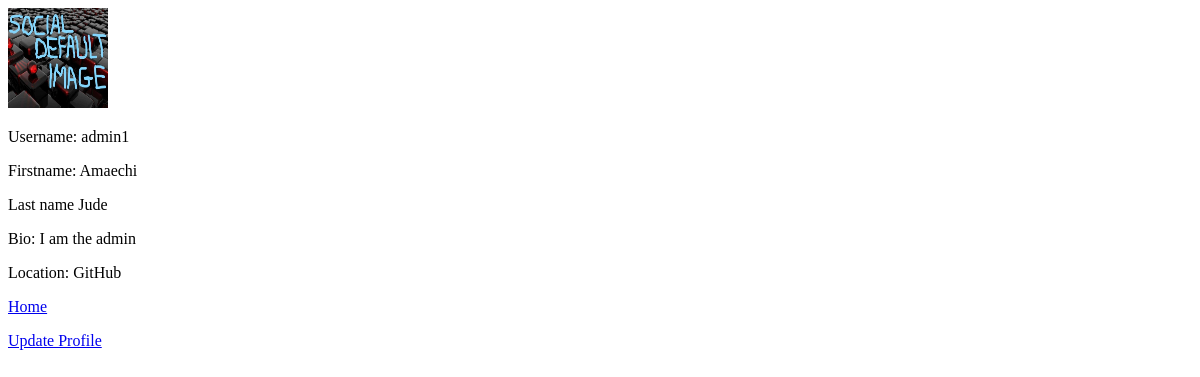
The app's page /details (signed in), older data.
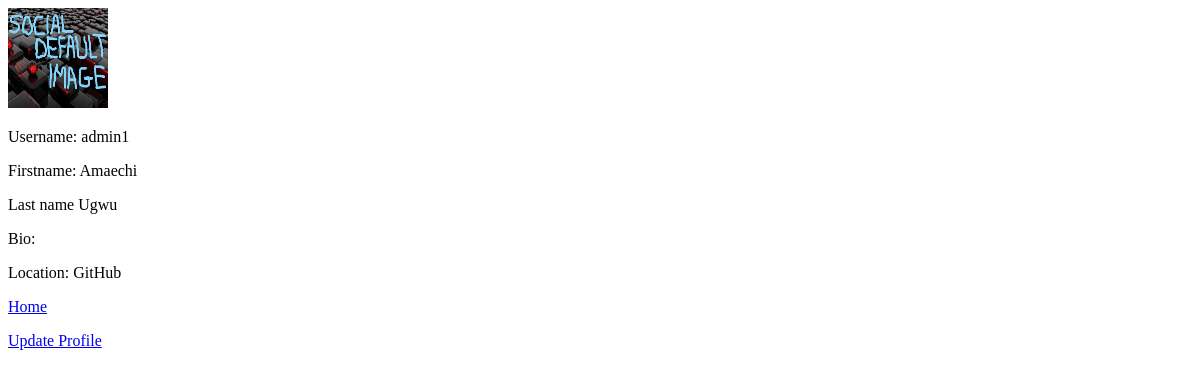
The same page, newer data.
### thread/models.py (models this page shows, shortened)
class Profile(models.Model):
    user = models.OneToOneField(User, on_delete=models.CASCADE)
    id_user = models.IntegerField(primary_key=True)
    first_name = models.CharField(max_length=150, blank=True)
    last_name = models.CharField(max_length=150, blank=True)
    bio = models.TextField(max_length=1000, blank=True)
    profile_pics = ResizedImageField(quality=80,
                                     upload_to='profile_images',
                                     default='anon.png')
    location_city = models.CharField(max_length=150, blank=True)
    USERNAME_FIELD = 'user.username'

### thread/views.py (the view)
# urls.py: path('details', views.details, name='details'),
@login_required(login_url='login_user')
def details(request):
    user = request.user
    print(user)
    profile = user.profile
    profile_data = {
        "first_name": profile.first_name,
        "last_name": profile.last_name,
        "bio": profile.bio,
        "profile_pics": profile.profile_pics,
        "location_city":profile.location_city
    }
    image_url = profile.profile_pics.url
    context ={"profile_data": profile_data, "image_url": image_url}
    return render(request, 'details.html', context)

### thread/templates/details.html (shortened to what this page needs)
<!DOCTYPE html>
<html lang="en">
<head>
</head>
<body>
    <img src="{{ image_url }}" alt="Profile Picture" width="100" height="100"> <br>
    <p>
        Username: {{ user.username }}
        <p>
            Firstname: {{ profile_data.first_name }}
        </p>
        <p>
            Last name {{ profile_data.last_name }}
        </p>
        <p>
            Bio: {{ profile_data.bio }}
        </p>
        <p>
            Location: {{ profile_data.location_city }}
        </p>
        <p>
            <a href="{% url 'home' %}">Home</a>
        </p>
        <p>
            <a href="{% url 'account_setting' %}">Update Profile</a><br>
        </p>
    </body>
</html>

Row changes from the older to the newer data that the page shows:
changed Profile "Amaechi": last_name "Jude" → "Ugwu"; bio "I am the admin" → (not shown)
